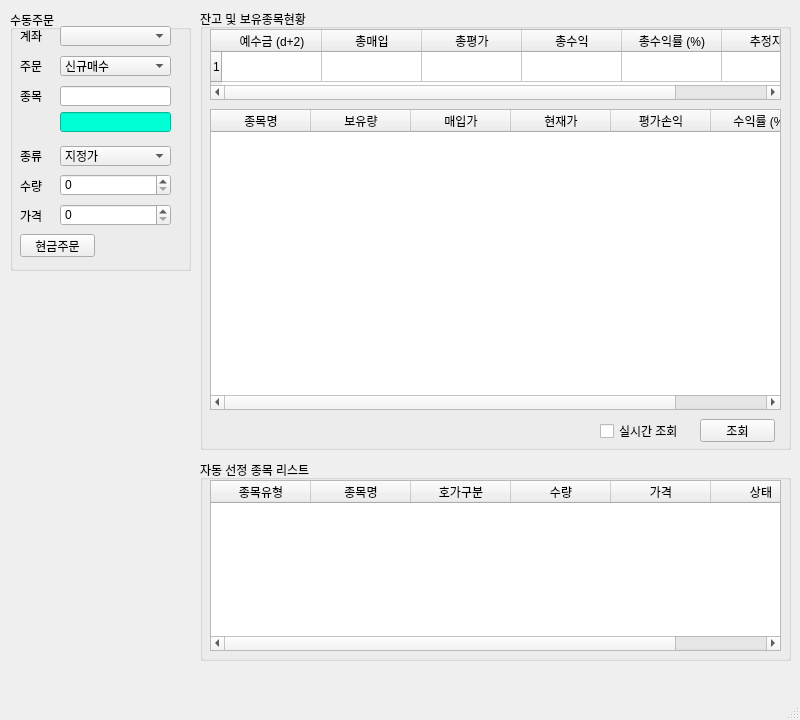
<?xml version="1.0" encoding="UTF-8"?>
<ui version="4.0">
 <class>PyTrader</class>
 <widget class="QMainWindow" name="PyTrader">
  <property name="geometry">
   <rect>
    <x>0</x>
    <y>0</y>
    <width>800</width>
    <height>720</height>
   </rect>
  </property>
  <property name="windowTitle">
   <string>PyTrader v0.4</string>
  </property>
  <property name="windowIcon">
   <iconset>
    <normaloff>../../Desktop/iconfinder_27-stockoverflow_question_stock_overflow_4201998.png</normaloff>../../Desktop/iconfinder_27-stockoverflow_question_stock_overflow_4201998.png</iconset>
  </property>
  <widget class="QWidget" name="centralwidget">
   <widget class="QGroupBox" name="groupBox">
    <property name="geometry">
     <rect>
      <x>10</x>
      <y>10</y>
      <width>181</width>
      <height>261</height>
     </rect>
    </property>
    <property name="title">
     <string>수동주문</string>
    </property>
    <widget class="QLabel" name="label">
     <property name="geometry">
      <rect>
       <x>10</x>
       <y>20</y>
       <width>56</width>
       <height>12</height>
      </rect>
     </property>
     <property name="text">
      <string>계좌</string>
     </property>
    </widget>
    <widget class="QLabel" name="label_2">
     <property name="geometry">
      <rect>
       <x>10</x>
       <y>50</y>
       <width>56</width>
       <height>12</height>
      </rect>
     </property>
     <property name="text">
      <string>주문</string>
     </property>
    </widget>
    <widget class="QLabel" name="label_3">
     <property name="geometry">
      <rect>
       <x>10</x>
       <y>80</y>
       <width>56</width>
       <height>12</height>
      </rect>
     </property>
     <property name="text">
      <string>종목</string>
     </property>
    </widget>
    <widget class="QLabel" name="label_4">
     <property name="geometry">
      <rect>
       <x>10</x>
       <y>140</y>
       <width>56</width>
       <height>12</height>
      </rect>
     </property>
     <property name="text">
      <string>종류</string>
     </property>
    </widget>
    <widget class="QLabel" name="label_5">
     <property name="geometry">
      <rect>
       <x>10</x>
       <y>170</y>
       <width>56</width>
       <height>12</height>
      </rect>
     </property>
     <property name="text">
      <string>수량</string>
     </property>
    </widget>
    <widget class="QLabel" name="label_6">
     <property name="geometry">
      <rect>
       <x>10</x>
       <y>200</y>
       <width>56</width>
       <height>12</height>
      </rect>
     </property>
     <property name="text">
      <string>가격</string>
     </property>
    </widget>
    <widget class="QComboBox" name="comboBox">
     <property name="geometry">
      <rect>
       <x>50</x>
       <y>16</y>
       <width>111</width>
       <height>20</height>
      </rect>
     </property>
    </widget>
    <widget class="QComboBox" name="comboBox_2">
     <property name="geometry">
      <rect>
       <x>50</x>
       <y>46</y>
       <width>111</width>
       <height>20</height>
      </rect>
     </property>
     <item>
      <property name="text">
       <string>신규매수</string>
      </property>
     </item>
     <item>
      <property name="text">
       <string>신규매도</string>
      </property>
     </item>
     <item>
      <property name="text">
       <string>매수취소</string>
      </property>
     </item>
     <item>
      <property name="text">
       <string>매도취소</string>
      </property>
     </item>
    </widget>
    <widget class="QComboBox" name="comboBox_3">
     <property name="geometry">
      <rect>
       <x>50</x>
       <y>136</y>
       <width>111</width>
       <height>20</height>
      </rect>
     </property>
     <item>
      <property name="text">
       <string>지정가</string>
      </property>
     </item>
     <item>
      <property name="text">
       <string>시장가</string>
      </property>
     </item>
    </widget>
    <widget class="QLineEdit" name="lineEdit">
     <property name="geometry">
      <rect>
       <x>50</x>
       <y>76</y>
       <width>111</width>
       <height>20</height>
      </rect>
     </property>
    </widget>
    <widget class="QLineEdit" name="lineEdit_2">
     <property name="geometry">
      <rect>
       <x>50</x>
       <y>102</y>
       <width>111</width>
       <height>20</height>
      </rect>
     </property>
     <property name="styleSheet">
      <string notr="true">background-color: rgb(0, 255, 213);</string>
     </property>
    </widget>
    <widget class="QSpinBox" name="spinBox">
     <property name="geometry">
      <rect>
       <x>50</x>
       <y>164</y>
       <width>111</width>
       <height>22</height>
      </rect>
     </property>
     <property name="maximum">
      <number>100</number>
     </property>
    </widget>
    <widget class="QSpinBox" name="spinBox_2">
     <property name="geometry">
      <rect>
       <x>50</x>
       <y>194</y>
       <width>111</width>
       <height>22</height>
      </rect>
     </property>
     <property name="maximum">
      <number>1000000</number>
     </property>
     <property name="singleStep">
      <number>50</number>
     </property>
    </widget>
    <widget class="QPushButton" name="pushButton">
     <property name="geometry">
      <rect>
       <x>10</x>
       <y>224</y>
       <width>75</width>
       <height>23</height>
      </rect>
     </property>
     <property name="text">
      <string>현금주문</string>
     </property>
    </widget>
   </widget>
   <widget class="QGroupBox" name="groupBox_2">
    <property name="geometry">
     <rect>
      <x>200</x>
      <y>9</y>
      <width>591</width>
      <height>441</height>
     </rect>
    </property>
    <property name="title">
     <string>잔고 및 보유종목현황</string>
    </property>
    <widget class="QTableWidget" name="tableWidget">
     <property name="geometry">
      <rect>
       <x>10</x>
       <y>20</y>
       <width>571</width>
       <height>71</height>
      </rect>
     </property>
     <property name="rowCount">
      <number>1</number>
     </property>
     <row/>
     <column>
      <property name="text">
       <string>예수금 (d+2)</string>
      </property>
     </column>
     <column>
      <property name="text">
       <string>총매입</string>
      </property>
     </column>
     <column>
      <property name="text">
       <string>총평가</string>
      </property>
     </column>
     <column>
      <property name="text">
       <string>총수익</string>
      </property>
     </column>
     <column>
      <property name="text">
       <string>총수익률 (%)</string>
      </property>
     </column>
     <column>
      <property name="text">
       <string>추정자산</string>
      </property>
     </column>
    </widget>
    <widget class="QTableWidget" name="tableWidget_2">
     <property name="geometry">
      <rect>
       <x>10</x>
       <y>100</y>
       <width>571</width>
       <height>301</height>
      </rect>
     </property>
     <column>
      <property name="text">
       <string>종목명</string>
      </property>
     </column>
     <column>
      <property name="text">
       <string>보유량</string>
      </property>
     </column>
     <column>
      <property name="text">
       <string>매입가</string>
      </property>
     </column>
     <column>
      <property name="text">
       <string>현재가</string>
      </property>
     </column>
     <column>
      <property name="text">
       <string>평가손익</string>
      </property>
     </column>
     <column>
      <property name="text">
       <string>수익률 (%)</string>
      </property>
     </column>
    </widget>
    <widget class="QCheckBox" name="checkBox">
     <property name="geometry">
      <rect>
       <x>400</x>
       <y>414</y>
       <width>81</width>
       <height>16</height>
      </rect>
     </property>
     <property name="text">
      <string>실시간 조회</string>
     </property>
    </widget>
    <widget class="QPushButton" name="pushButton_2">
     <property name="geometry">
      <rect>
       <x>500</x>
       <y>410</y>
       <width>75</width>
       <height>23</height>
      </rect>
     </property>
     <property name="text">
      <string>조회</string>
     </property>
    </widget>
   </widget>
   <widget class="QGroupBox" name="groupBox_3">
    <property name="geometry">
     <rect>
      <x>200</x>
      <y>460</y>
      <width>591</width>
      <height>201</height>
     </rect>
    </property>
    <property name="title">
     <string>자동 선정 종목 리스트</string>
    </property>
    <widget class="QTableWidget" name="tableWidget_3">
     <property name="geometry">
      <rect>
       <x>10</x>
       <y>20</y>
       <width>571</width>
       <height>171</height>
      </rect>
     </property>
     <column>
      <property name="text">
       <string>종목유형</string>
      </property>
     </column>
     <column>
      <property name="text">
       <string>종목명</string>
      </property>
     </column>
     <column>
      <property name="text">
       <string>호가구분</string>
      </property>
     </column>
     <column>
      <property name="text">
       <string>수량</string>
      </property>
     </column>
     <column>
      <property name="text">
       <string>가격</string>
      </property>
     </column>
     <column>
      <property name="text">
       <string>상태</string>
      </property>
     </column>
    </widget>
   </widget>
  </widget>
  <widget class="QMenuBar" name="menubar">
   <property name="geometry">
    <rect>
     <x>0</x>
     <y>0</y>
     <width>800</width>
     <height>21</height>
    </rect>
   </property>
  </widget>
  <widget class="QStatusBar" name="statusbar"/>
 </widget>
 <resources/>
 <connections/>
</ui>
